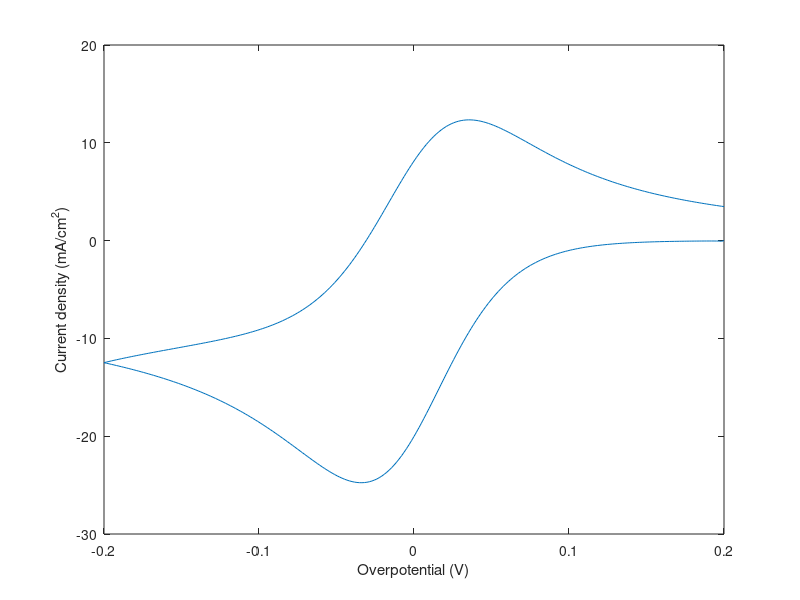

Reproduce this figure in MATLAB.
%%%%%%%%%%%%%%%%%%%%%%%%%%%%%%%%%%%%%%%%%%%%%%%%%%
% CVsim.m - Cyclic voltammetry simulation
% Peter Attia
% Based on Bard and Faulkner, Appendix B
% EC mechanism
% Updated September 24, 2017
%%%%%%%%%%%%%%%%%%%%%%%%%%%%%%%%%%%%%%%%%%%%%%%%%%

clear, clc, close all

%% INDEPENDENT VARIABLES %%
C      = 1.0;    % [=] mol/L, initial concentration of O. Default = 1.0
D      = 1E-5;   % [=] cm^2/s, O & R diffusion coefficient. Default = 1E-5
etai   = +0.2;   % [=] V, initial overpotential (relative to redox potential). Default = +0.2
etaf   = -0.2;   % [=] V, final overpotential (relative to redox potential). Default = -0.2
v      = 1E-3;   % [=] V/s, sweep rate. Default = 1E-3
n      = 1.0;    % [=] number of electrons transfered. Default = 1
alpha  = 0.5;    % [=] dimensionless charge-transfer coefficient. Default = 0.5
k0     = 1E-2;   % [=] cm/s, electrochemical rate constant. Default = 1E-2
kc     = 1E-3;   % [=] 1/s, chemical rate constant. Default = 1E-3
T      = 298.15; % [=] K, temperature. Default = 298.15

%% PHYSICAL CONSTANTS %%
F      = 96485;   % [=] C/mol, Faraday's constant
R      = 8.3145;  % [=] J/mol-K, ideal gas constant
f      = F/(R*T); % [=] 1/V, normalized Faraday's constant at room temperature

%% SIMULATION VARIABLES %%
L      = 500;    % [=] number of iterations per t_k (pg 790). Default = 500
DM     = 0.45;   % [=] model diffusion coefficient (pg 788). Default = 0.45

%% DERIVED CONSTANTS %%
tk  = 2*(etai-etaf)/v;    % [=] s, characteristic exp. time (pg 790). In this case, total time of fwd and rev scans
Dt  = tk/L;               % [=] s, delta time (Eqn B.1.10, pg 790)
Dx  = sqrt(D*Dt/DM);      % [=] cm, delta x (Eqn B.1.13, pg 791)
j   = ceil(4.2*L^0.5)+5;  % number of boxes (pg 792-793). If L~200, j=65

%% REVERSIBILITY PARAMETERS %%
ktk    = kc*tk              % dimensionless kinetic parameter (Eqn B.3.7, pg 797)
km     = ktk/L              % normalized dimensionless kinetic parameter (see bottom of pg 797)
Lambda = k0/(D*f*v)^0.5     % dimensionless reversibility parameter (Eqn 6.4.4, pg. 236-239)

%% CHEMICAL REVERSIBILITY WARNING %%
if km>0.1
    warning(['k_c*t_k/l equals ' num2str(km) ...
        ', which exceeds the upper limit of 0.1 (see B&F, pg 797)'])
end

%% PRE-INITIALIZATION %%
C = C / 1000;           % Convert C from mol/L to mol/cm3
k = 0:L;                % time index vector
t = Dt * k;             % time vector
eta1 = etai - v*t;      % overpotential vector, negative scan
eta2 = etaf + v*t;      % overpotential vector, positive scan
eta = [eta1(eta1>etaf) eta2(eta2<=etai)]'; % overpotential scan, both directions
Enorm = eta*f;          % normalized overpotential
kf = k0.*exp(  -alpha *n*Enorm); % [=] cm/s, fwd rate constant (pg 799)
kb = k0.*exp((1-alpha)*n*Enorm); % [=] cm/s, rev rate constant (pg 799)

O = C*ones(L+1,j); % [=] mol/cm^3, concentration of O
R = zeros(L+1,j);  % [=] mol/cm^3, concentration of R
JO = zeros(1,L+1); % [=] mol/cm^2-s, flux of O at the surface

%% START SIMULATION %%
% i1 = time index. i2 = distance index
for i1 = 1:L
    % Update bulk concentrations of O and R
    for i2 = 2:j-1
        O(i1+1,i2) = O(i1,i2) + DM*(O(i1,i2+1)+O(i1,i2-1)-2*O(i1,i2));

        R(i1+1,i2) = R(i1,i2) + DM*(R(i1,i2+1)+R(i1,i2-1)-2*R(i1,i2)) ...
            - km * R(i1,i2);
    end

    % Update flux
    JO(i1+1)   = ( kf(i1+1).*O(i1+1,2) - kb(i1+1).*R(i1+1,2) ) ./ (1 + Dx/D*(kf(i1+1) + kb(i1+1)) );

    % Update surface concentrations
    O(i1+1,1) = O(i1+1,2) - JO(i1+1)*(Dx/D);
    R(i1+1,1) = R(i1+1,2) + JO(i1+1)*(Dx/D) - km*R(i1+1,1);
end

% Calculate current density, Z, from flux of O
Z = -n.*F.*JO * 1000; % [=] A/cm^2 -> mA/cm^2, current density

%% PLOT RESULTS %%
% Sometimes length(eta) = length(Z) + 1. If this is the case, truncate last value
if length(eta) > length(Z)
    eta = eta(1:end-1);
end

plot(eta,Z)
xlabel('Overpotential (V)'), ylabel('Current density (mA/cm^2)')
